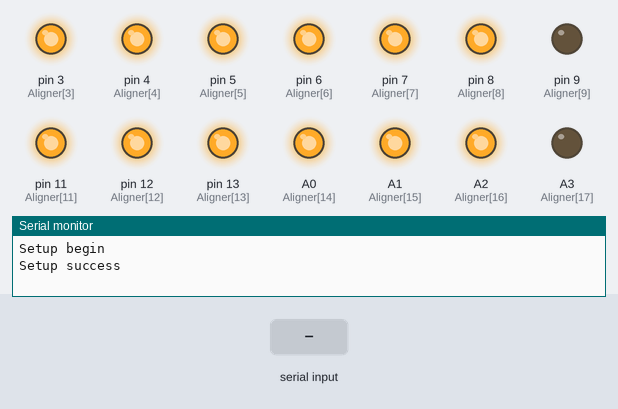
Recording of a sketch running on a simulated Arduino Uno, built with avr-gcc and run on an emulated ATmega328P. Parts: output pins drawn as LEDs (lit = HIGH), the last lines printed to the serial monitor. Dashed ring = blinking. Inputs (shaded band) come from the test bench.

Above: at 1.2 s.
1.3 s: "90,45\n" received over Serial
At 2.26 s:
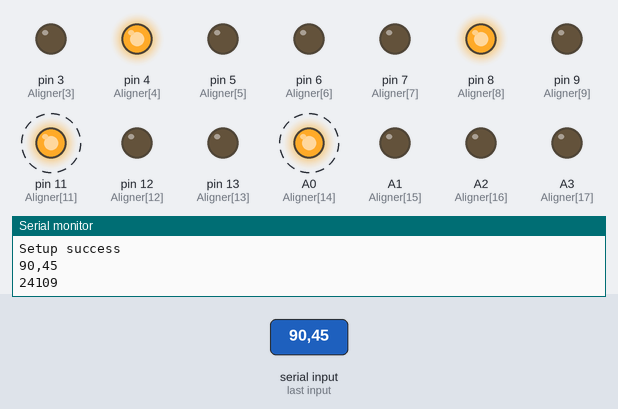
At 2.66 s:
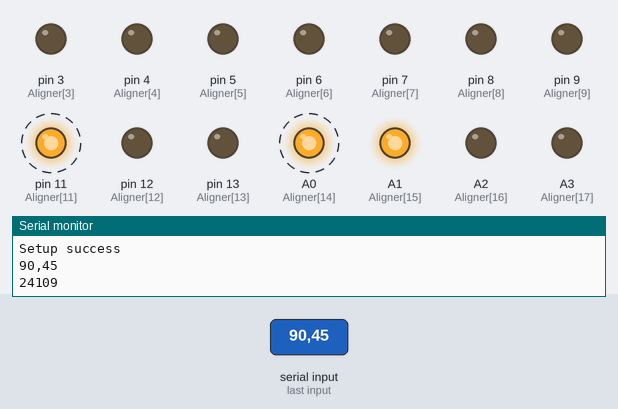
Timing chart, 0 to 11.9 s (numbered marks = the images above; inputs shaded):
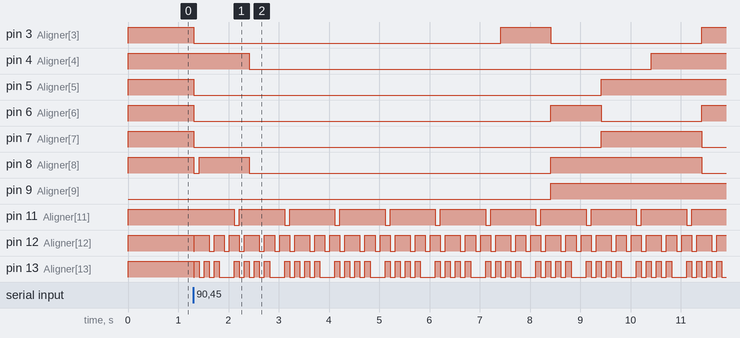

Measured:
- after the input at 1.3 s, pin 3 (Aligner[3]): HIGH → LOW at once, → HIGH 6.1 s later, → LOW 1.0 s later, → HIGH 3.0 s later; pin 4 (Aligner[4]): HIGH → LOW after 1.1 s, → HIGH 8.0 s later

The sketch:

SevenSegLEDCountDwn.ino
```cpp
byte PDEC=0x1,PRDW=0x2,PDWN=0x4,PLDW=0x8,PRUP=0x10,PTOP=0x20,PLUP=0x40,PMID=0x80;
byte PCode[16]={
  PRDW|PDWN|PLDW|PRUP|PTOP|PLUP,
  PRDW|PRUP,
  PDWN|PLDW|PRUP|PTOP|PMID,
  PRDW|PDWN|PRUP|PTOP|PMID,
  PRDW|PRUP|PLUP|PMID,
  PRDW|PDWN|PTOP|PLUP|PMID,
  PRDW|PDWN|PLDW|PTOP|PLUP|PMID,
  PRDW|PRUP|PTOP,
  PRDW|PDWN|PLDW|PRUP|PTOP|PLUP|PMID,
  PRDW|PDWN|PRUP|PTOP|PLUP|PMID,
  PRDW|PLDW|PRUP|PTOP|PLUP|PMID,
  PRDW|PDWN|PLDW|PLUP|PMID,
  PDWN|PLDW|PTOP|PLUP,
  PRDW|PDWN|PLDW|PRUP|PMID,
  PDWN|PLDW|PTOP|PLUP|PMID,
  PLDW|PTOP|PLUP|PMID
};

int Aligner[25]={0,1,2,3,4,5,6,7,8,9,10,11,12,13,A0,A1,A2,A3,A4,A5};

/*
int pstat[25];
int ppos=0,ppre=0,ptot=26;

void rotateFire(){
  if(pstat[ppos]==HIGH){
    digitalWrite(Aligner[ppre],LOW);
    digitalWrite(Aligner[ppos],HIGH);
    ppre=ppos;
  }
  ppos++;
}
*/

void LEDout(int val,int aln,bool fdec=false){
  byte tmpcode=PCode[val]|fdec;
  for(int i=0;i<8;i++){
    digitalWrite(Aligner[i+aln],(tmpcode>>i)&1);
  }
}

int t=0,slen=0;
long tme,disp=0;
char inc,s[105];
int timerOn=0;

void sread(){
  if(Serial.available()<=0){return;}
  inc=Serial.read();
  if(inc==10){
    for(int i=0;i<slen;i++){
      t=t*10+s[i]-'0';
    }
    Serial.println(s);
    slen=0;
    s[slen]='\0';
    timerOn=1;
    Serial.println(t);
    return;
  }
  s[slen++]=inc;
  s[slen]='\0';
}

void setup() {
  Serial.begin(9600);
  Serial.println("Setup begin");
  // put your setup code here, to run once:
  for(int i=2;i<18;i++){
    pinMode(Aligner[i],OUTPUT);
  }
  LEDout(0,2,true);
  LEDout(0,10);
  Serial.println("Setup success");
}

void loop() {
  // put your main code here, to run repeatedly:
  switch(timerOn){
    case 0:
      sread();
      break;
    case 1:
      tme=millis()+t;
      timerOn=2;
      break;
    case 2:
      if(disp!=tme-millis()){
        disp=tme-millis();
        if(disp<=0){
          disp=0;
          timerOn=3;
        }
        LEDout(disp/1000,2,true);
        LEDout((disp/100)%10,10);
      }
      break;
    case 3:
      Serial.println("Time's up!");
      t=0;
      timerOn=0;
      break;
  }
}
```
